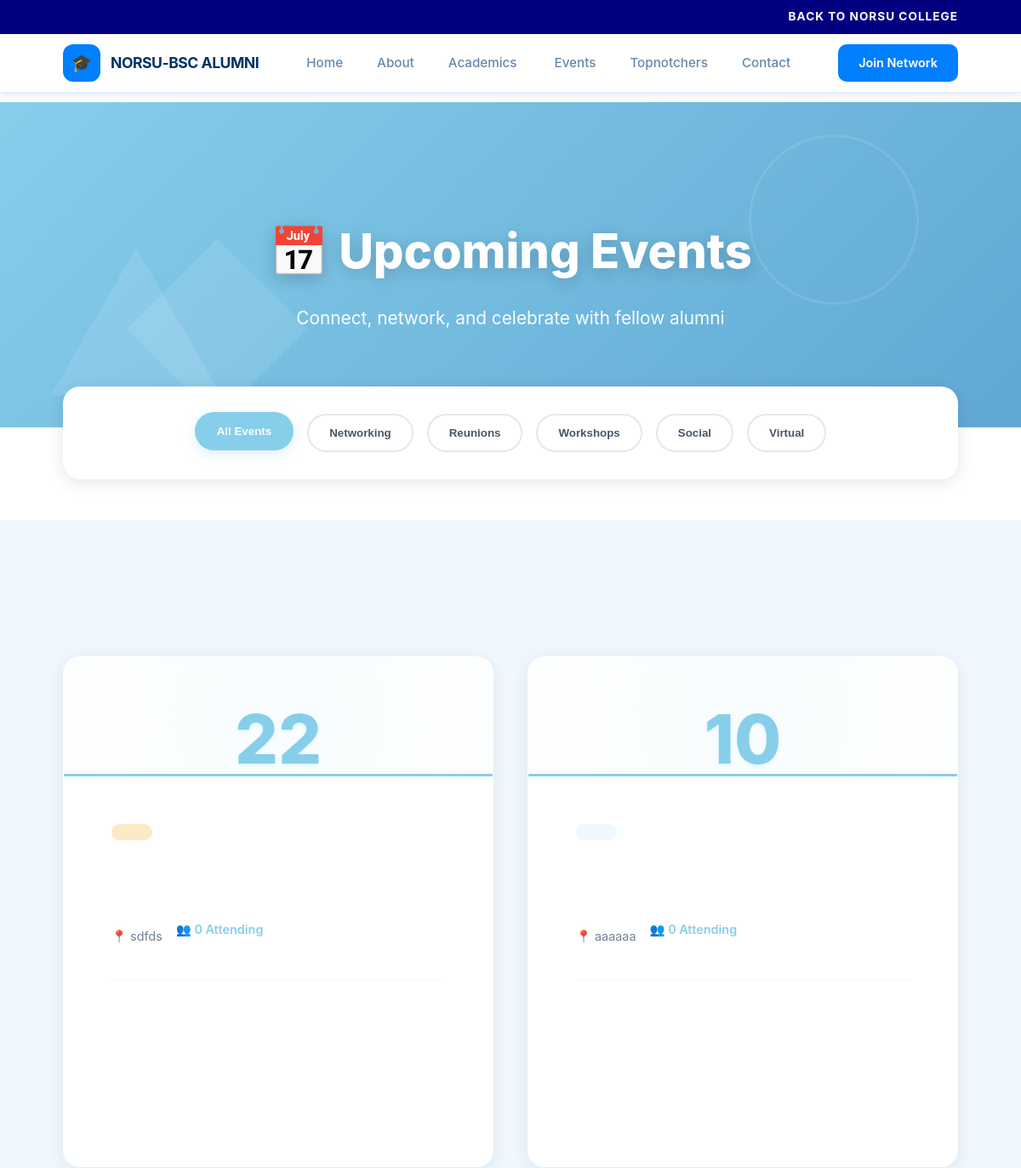
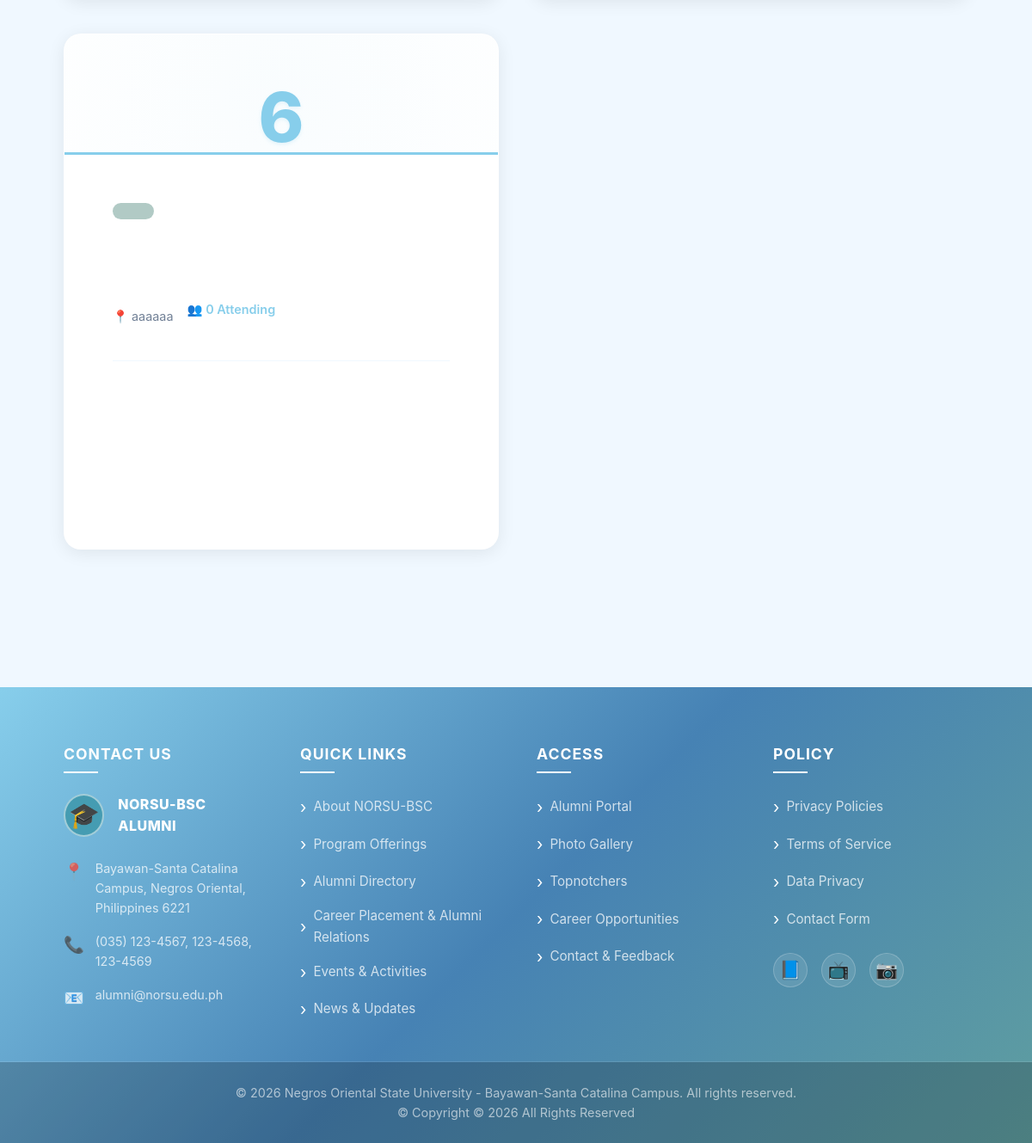
The app's page /alumni/events/ with its own data (2 pictures, top to bottom).
### dashboard/models.py (models this page shows, shortened)
class AlumniEvent(models.Model):
    title = models.CharField(max_length=255)
    description = models.TextField()
    date = models.DateTimeField()
    location = models.CharField(max_length=255)
    image = models.ImageField(upload_to='alumni/events/', blank=True, null=True)
    created_at = models.DateTimeField(auto_now_add=True)
    status = models.CharField(max_length=20, default='published', choices=[('draft', 'Draft'), ('published', 'Published')])
    class Meta:
        verbose_name_plural = 'Alumni Events'

### dashboard/views.py (the view)
# urls.py: path('alumni/events/', views.alumni_events, name='events'),
def alumni_events(request):
    events = AlumniEvent.objects.filter(status='published').order_by('-date')
    return render(request, 'dashboard/alumni/events.html', {'events': events})

### dashboard/templates/dashboard/alumni/events.html (shortened to what this page needs)
{% extends 'dashboard/alumni/base.html' %}
{% block content %}
<section class="events-hero">
    <div class="geometric-shape shape-circle"></div>
    <div class="geometric-shape shape-triangle"></div>
    <div class="geometric-shape shape-square"></div>
    <div class="container">
        <div class="hero-content"><br><br>
            <h1 class="hero-title">📅 Upcoming Events</h1>
            <p class="hero-subtitle">Connect, network, and celebrate with fellow alumni</p>
        </div>
    </div>
</section>
<div class="container">
    <div class="filter-bar">
        <div class="filter-controls">
            <button class="filter-btn active" onclick="filterEvents('all')">All Events</button>
            <button class="filter-btn" onclick="filterEvents('networking')">Networking</button>
            <button class="filter-btn" onclick="filterEvents('reunion')">Reunions</button>
            <button class="filter-btn" onclick="filterEvents('workshop')">Workshops</button>
            <button class="filter-btn" onclick="filterEvents('social')">Social</button>
            <button class="filter-btn" onclick="filterEvents('virtual')">Virtual</button>
        </div>
    </div>
</div>
<section class="events-container">
    <div class="container">
        <div class="events-grid">
            {% for event in events %}
            <div class="event-card" data-type="{{ event.event_type|lower }}">
                <div class="event-date-section">
                    <div class="event-date">
                        <span class="date-day">{{ event.date.day }}</span>
                    </div>
                </div>
                <div class="event-content">
                    <div class="event-badge">{{ event.event_type }}</div>
                    <div class="event-meta">
                        <div class="event-location">
                            {% if event.is_virtual %}
                            🌐 {{ event.location }}
                            {% else %}
                            📍 {{ event.location }}
                            {% endif %}
                        </div>
                        <div class="event-attendees">
                            👥 {{ event.attendees_count|default:"0" }} Attending
                        </div>
                    </div>
                </div>
            </div>
            {% empty %}
            <div class="empty-state">
                <div class="empty-icon">📅</div>
                <h2 style="color: #1e3a5f; margin-bottom: 1rem;">No Upcoming Events</h2>
                <p style="color: #4a5568;">Check back soon for exciting alumni events and gatherings!</p>
            </div>
            {% endfor %}
        </div>
    </div>
</section>
{% endblock %}

### dashboard/templates/dashboard/alumni/statistic/css/style.css (style rules this page uses)
* { margin: 0; padding: 0; box-sizing: border-box; }
body { font-family: -apple-system, BlinkMacSystemFont, 'Segoe UI', Roboto, Oxygen, Ubuntu, Cantarell, sans-serif; line-height: 1.6; color: #333; background: #F0F8FF; min-height: 100vh; }
.container { max-width: 1200px; margin: 0 auto; padding: 0 20px; }
.hero-content { max-width: 600px; }
.events-grid { display: grid; grid-template-columns: repeat(3, 1fr); gap: 2rem; }
.event-card { background: rgba(20, 30, 45, 0.6); border-radius: 20px; overflow: hidden; transition: transform 0.3s, box-shadow 0.3s; position: relative; border: 1px solid rgba(255, 255, 255, 0.15); box-shadow: 0 8px 32px rgba(0, 0, 0, 0.3); min-height: 320px; max-height: 380px; display: flex; flex-direction: column; }
.event-card:nth-child(1) .event-date-section { background: linear-gradient(180deg, #8B6F47 0%, #6B5335 100%); }
.event-card:nth-child(2) .event-date-section { background: linear-gradient(180deg, #4A5F8C 0%, #364770 100%); }
.event-card:nth-child(3) .event-date-section { background: linear-gradient(180deg, #3D7A6F 0%, #2D5A52 100%); }
.event-date-section { padding: 2rem 1.5rem; text-align: center; position: relative; min-height: 120px; max-height: 140px; display: flex; align-items: center; justify-content: center; }
.event-date { display: flex; flex-direction: column; align-items: center; color: #f4b942; }
.date-day { font-size: 3rem; font-weight: bold; line-height: 1; }
.event-content { padding: 1.5rem; background: rgba(30, 40, 60, 0.8); min-height: 180px; max-height: 240px; flex: 1; display: flex; flex-direction: column; overflow: hidden; }
.event-badge { background: rgba(74, 144, 226, 0.4); color: #87CEEB; padding: 0.4rem 1rem; border-radius: 20px; font-size: 0.75rem; font-weight: 600; display: inline-block; margin-bottom: 1rem; text-transform: capitalize; }
.event-card:nth-child(1) .event-badge { background: rgba(244, 185, 66, 0.3); color: #f4b942; }
.event-card:nth-child(3) .event-badge { background: rgba(61, 122, 111, 0.4); color: #6dd5c3; }
.event-location { color: rgba(255, 255, 255, 0.6); font-size: 0.9rem; margin-top: 1rem; display: flex; align-items: center; gap: 0.5rem; }
:root { --primary-azure: #87CEEB; --primary-azure-dark: #5DADE2; --primary-azure-light: #B0E0F6; --bg-white: #FFFFFF; --bg-light: #F8FBFF; --bg-secondary: #F0F8FF; --text-dark: #2C3E50; --text-medium: #5A6C7D; --text-light: #95A5A6; --text-white: #FFFFFF; --shadow-sm: 0 2px 8px rgba(135, 206, 235, 0.15); --shadow-md: 0 4px 15px rgba(135, 206, 235, 0.2); --shadow-lg: 0 8px 30px rgba(135, 206, 235, 0.25); --shadow-xl: 0 15px 50px rgba(135, 206, 235, 0.3); }
body { overflow-x: hidden; }

### dashboard/templates/dashboard/alumni/base.html (style rules this page uses)
:root { --azure-blue: #007FFF; --azure-light: #E0F2FF; --lily-white: #FFFFFF; --text-dark: #003366; --text-muted: #6688AA; --border-color: #DDEEFF; }
* { margin: 0; padding: 0; box-sizing: border-box; }
body { font-family: 'Inter', -apple-system, BlinkMacSystemFont, 'Segoe UI', Roboto, sans-serif; padding-top: 120px; background-color: var(--lily-white); color: var(--text-dark); line-height: 1.6; }
.container { max-width: 1100px; margin: 0 auto; padding: 0 24px; }

### records on screen
AlumniEvent: date.day "22", location "sdfds", attendees_count "0"
AlumniEvent: date.day "10", location "aaaaaa", attendees_count "0"
AlumniEvent: date.day "6", location "aaaaaa", attendees_count "0"
